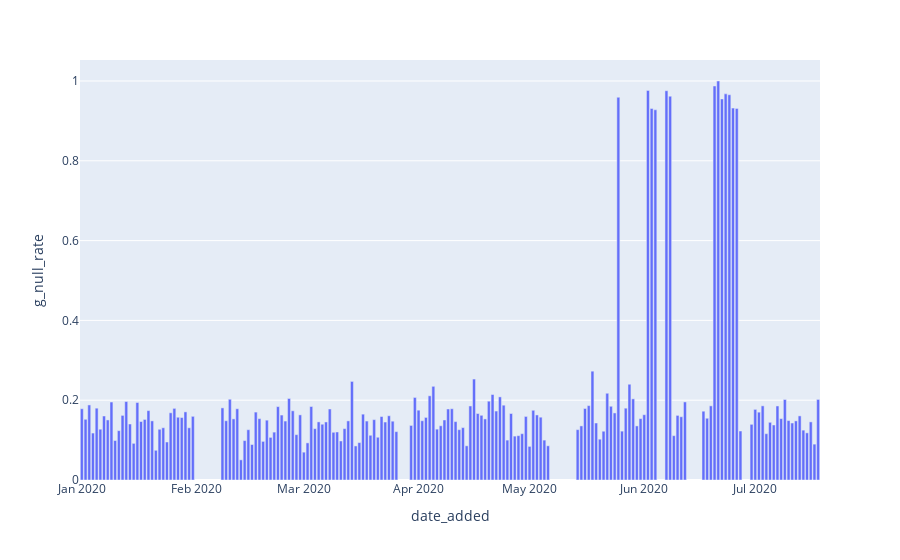

The notebook cell this image was saved under:
### Code cell
show_query_plot('queries/distribution/null-rates.sql', 'date_added', 'g_null_rate').show()

### Figure 1 — Plotly figure (JSON) as saved in the notebook; plotly's stock layout.template omitted (floating-point values rounded to 4 significant figures; data arrays with more than 128 entries replaced by an {"elided": "..."} marker saying what was removed)
{"data": [{"alignmentgroup": "True", "hovertemplate": "date_added=%{x}<br>g_null_rate=%{y}<extra></extra>", "legendgroup": "", "marker": {"color": "#636efa"}, "name": "", "offsetgroup": "", "orientation": "v", "showlegend": false, "textposition": "auto", "type": "bar", "x": {"elided": "175 str values"}, "xaxis": "x", "y": {"elided": "175 float values"}, "yaxis": "y"}], "layout": {"barmode": "relative", "legend": {"tracegroupgap": 0}, "margin": {"t": 60}, "xaxis": {"anchor": "y", "domain": [0, 1], "title": {"text": "date_added"}}, "yaxis": {"anchor": "x", "domain": [0, 1], "title": {"text": "g_null_rate"}}}}
